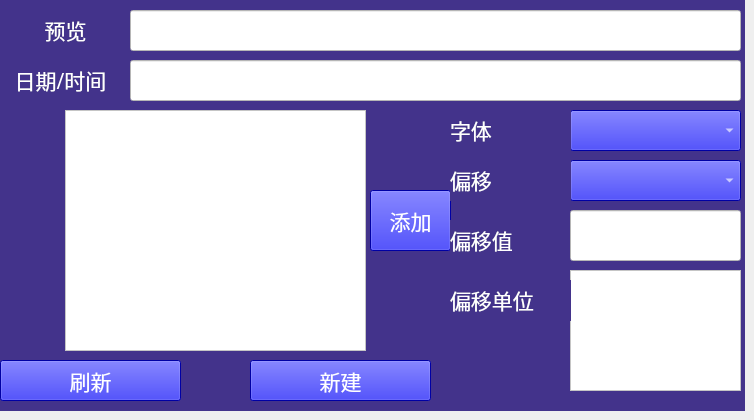
   <widget class="QWidget" name="timeTab">
    <attribute name="title">
     <string>时间</string>
    </attribute>
    <widget class="QListWidget" name="SkewUUnitlistWidget">
     <property name="geometry">
      <rect>
       <x>570</x>
       <y>270</y>
       <width>171</width>
       <height>121</height>
      </rect>
     </property>
     <property name="styleSheet">
      <string notr="true">background-color: rgb(255, 255, 255);</string>
     </property>
    </widget>
    <widget class="QLabel" name="fontTypeTimeLab_7">
     <property name="geometry">
      <rect>
       <x>0</x>
       <y>60</y>
       <width>121</width>
       <height>41</height>
      </rect>
     </property>
     <property name="minimumSize">
      <size>
       <width>101</width>
       <height>41</height>
      </size>
     </property>
     <property name="font">
      <font>
       <family>楷体</family>
       <pointsize>16</pointsize>
      </font>
     </property>
     <property name="styleSheet">
      <string notr="true">color: rgb(255, 255, 255);
background-color: rgb(67,51, 139);</string>
     </property>
     <property name="text">
      <string>&lt;html&gt;&lt;head/&gt;&lt;body&gt;&lt;p&gt;&lt;span style=&quot; color:#ffffff;&quot;&gt;日期/时间&lt;/span&gt;&lt;/p&gt;&lt;/body&gt;&lt;/html&gt;</string>
     </property>
     <property name="alignment">
      <set>Qt::AlignCenter</set>
     </property>
    </widget>
    <widget class="QLineEdit" name="DateTimeEdit">
     <property name="geometry">
      <rect>
       <x>130</x>
       <y>60</y>
       <width>611</width>
       <height>41</height>
      </rect>
     </property>
     <property name="font">
      <font>
       <family>楷体</family>
       <pointsize>16</pointsize>
      </font>
     </property>
     <property name="styleSheet">
      <string notr="true">background-color: rgb(255, 255, 255);</string>
     </property>
    </widget>
    <widget class="QPushButton" name="refreshTimeBut">
     <property name="geometry">
      <rect>
       <x>0</x>
       <y>360</y>
       <width>181</width>
       <height>41</height>
      </rect>
     </property>
     <property name="font">
      <font>
       <family>楷体</family>
       <pointsize>16</pointsize>
      </font>
     </property>
     <property name="styleSheet">
      <string notr="true">color: rgb(255, 255, 255);
background-color: rgb(0, 0, 230);</string>
     </property>
     <property name="text">
      <string>刷新</string>
     </property>
    </widget>
    <widget class="QComboBox" name="SkewComBox">
     <property name="geometry">
      <rect>
       <x>570</x>
       <y>160</y>
       <width>171</width>
       <height>41</height>
      </rect>
     </property>
     <property name="font">
      <font>
       <family>宋体</family>
       <pointsize>14</pointsize>
       <weight>75</weight>
       <bold>true</bold>
      </font>
     </property>
     <property name="styleSheet">
      <string notr="true">color: rgb(255, 255, 255);
background-color: rgb(0, 0, 230);</string>
     </property>
    </widget>
    <widget class="QLabel" name="fontTypeTimeLab_6">
     <property name="geometry">
      <rect>
       <x>10</x>
       <y>10</y>
       <width>111</width>
       <height>41</height>
      </rect>
     </property>
     <property name="minimumSize">
      <size>
       <width>101</width>
       <height>41</height>
      </size>
     </property>
     <property name="font">
      <font>
       <family>楷体</family>
       <pointsize>16</pointsize>
      </font>
     </property>
     <property name="styleSheet">
      <string notr="true">color: rgb(255, 255, 255);
background-color: rgb(67,51, 139);</string>
     </property>
     <property name="text">
      <string>&lt;html&gt;&lt;head/&gt;&lt;body&gt;&lt;p&gt;&lt;span style=&quot; color:#ffffff;&quot;&gt;预览&lt;/span&gt;&lt;/p&gt;&lt;/body&gt;&lt;/html&gt;</string>
     </property>
     <property name="alignment">
      <set>Qt::AlignCenter</set>
     </property>
    </widget>
    <widget class="QPushButton" name="addTimeBut">
     <property name="geometry">
      <rect>
       <x>370</x>
       <y>190</y>
       <width>81</width>
       <height>61</height>
      </rect>
     </property>
     <property name="font">
      <font>
       <family>楷体</family>
       <pointsize>16</pointsize>
      </font>
     </property>
     <property name="styleSheet">
      <string notr="true">color: rgb(255, 255, 255);
background-color: rgb(0, 0, 230);</string>
     </property>
     <property name="text">
      <string>添加</string>
     </property>
    </widget>
    <widget class="QLineEdit" name="PreviewEdit">
     <property name="geometry">
      <rect>
       <x>130</x>
       <y>10</y>
       <width>611</width>
       <height>41</height>
      </rect>
     </property>
     <property name="font">
      <font>
       <family>楷体</family>
       <pointsize>16</pointsize>
      </font>
     </property>
     <property name="autoFillBackground">
      <bool>false</bool>
     </property>
     <property name="styleSheet">
      <string notr="true">background-color: rgb(255, 255, 255);</string>
     </property>
    </widget>
    <widget class="QPushButton" name="newTimeBut">
     <property name="geometry">
      <rect>
       <x>250</x>
       <y>360</y>
       <width>181</width>
       <height>41</height>
      </rect>
     </property>
     <property name="font">
      <font>
       <family>楷体</family>
       <pointsize>16</pointsize>
      </font>
     </property>
     <property name="styleSheet">
      <string notr="true">color: rgb(255, 255, 255);
background-color: rgb(0, 0, 230);</string>
     </property>
     <property name="text">
      <string>新建</string>
     </property>
    </widget>
    <widget class="QComboBox" name="fontTypeTimeComBox">
     <property name="geometry">
      <rect>
       <x>570</x>
       <y>110</y>
       <width>171</width>
       <height>41</height>
      </rect>
     </property>
     <property name="font">
      <font>
       <family>宋体</family>
       <pointsize>14</pointsize>
       <weight>75</weight>
       <bold>true</bold>
      </font>
     </property>
     <property name="styleSheet">
      <string notr="true">color: rgb(255, 255, 255);
background-color: rgb(0, 0, 230);</string>
     </property>
    </widget>
    <widget class="QListWidget" name="FormatlistWidget">
     <property name="geometry">
      <rect>
       <x>65</x>
       <y>110</y>
       <width>301</width>
       <height>241</height>
      </rect>
     </property>
     <property name="styleSheet">
      <string notr="true">background-color: rgb(255, 255, 255);</string>
     </property>
    </widget>
    <widget class="QLabel" name="fontTypeTimeLab_5">
     <property name="geometry">
      <rect>
       <x>450</x>
       <y>280</y>
       <width>121</width>
       <height>41</height>
      </rect>
     </property>
     <property name="minimumSize">
      <size>
       <width>101</width>
       <height>41</height>
      </size>
     </property>
     <property name="font">
      <font>
       <family>楷体</family>
       <pointsize>16</pointsize>
      </font>
     </property>
     <property name="styleSheet">
      <string notr="true">color: rgb(255, 255, 255);
background-color: rgb(67,51, 139);</string>
     </property>
     <property name="text">
      <string>&lt;html&gt;&lt;head/&gt;&lt;body&gt;&lt;p&gt;&lt;span style=&quot; color:#ffffff;&quot;&gt;偏移单位&lt;/span&gt;&lt;/p&gt;&lt;/body&gt;&lt;/html&gt;</string>
     </property>
     <property name="alignment">
      <set>Qt::AlignLeading|Qt::AlignLeft|Qt::AlignVCenter</set>
     </property>
    </widget>
    <widget class="QLabel" name="fontTypeTimeLab_3">
     <property name="geometry">
      <rect>
       <x>450</x>
       <y>160</y>
       <width>121</width>
       <height>41</height>
      </rect>
     </property>
     <property name="minimumSize">
      <size>
       <width>101</width>
       <height>41</height>
      </size>
     </property>
     <property name="font">
      <font>
       <family>楷体</family>
       <pointsize>16</pointsize>
      </font>
     </property>
     <property name="styleSheet">
      <string notr="true">color: rgb(255, 255, 255);
background-color: rgb(67,51, 139);</string>
     </property>
     <property name="text">
      <string>&lt;html&gt;&lt;head/&gt;&lt;body&gt;&lt;p&gt;&lt;span style=&quot; color:#ffffff;&quot;&gt;偏移&lt;/span&gt;&lt;/p&gt;&lt;/body&gt;&lt;/html&gt;</string>
     </property>
     <property name="alignment">
      <set>Qt::AlignLeading|Qt::AlignLeft|Qt::AlignVCenter</set>
     </property>
    </widget>
    <widget class="QLabel" name="fontTypeTimeLab">
     <property name="geometry">
      <rect>
       <x>450</x>
       <y>110</y>
       <width>121</width>
       <height>41</height>
      </rect>
     </property>
     <property name="minimumSize">
      <size>
       <width>101</width>
       <height>41</height>
      </size>
     </property>
     <property name="font">
      <font>
       <family>楷体</family>
       <pointsize>16</pointsize>
      </font>
     </property>
     <property name="styleSheet">
      <string notr="true">color: rgb(255, 255, 255);
background-color: rgb(67,51, 139);</string>
     </property>
     <property name="text">
      <string>&lt;html&gt;&lt;head/&gt;&lt;body&gt;&lt;p&gt;&lt;span style=&quot; color:#ffffff;&quot;&gt;字体&lt;/span&gt;&lt;/p&gt;&lt;/body&gt;&lt;/html&gt;</string>
     </property>
     <property name="alignment">
      <set>Qt::AlignLeading|Qt::AlignLeft|Qt::AlignVCenter</set>
     </property>
    </widget>
    <widget class="QLabel" name="fontTypeTimeLab_4">
     <property name="geometry">
      <rect>
       <x>450</x>
       <y>220</y>
       <width>121</width>
       <height>41</height>
      </rect>
     </property>
     <property name="minimumSize">
      <size>
       <width>101</width>
       <height>41</height>
      </size>
     </property>
     <property name="font">
      <font>
       <family>楷体</family>
       <pointsize>16</pointsize>
      </font>
     </property>
     <property name="styleSheet">
      <string notr="true">color: rgb(255, 255, 255);
background-color: rgb(67,51, 139);</string>
     </property>
     <property name="text">
      <string>&lt;html&gt;&lt;head/&gt;&lt;body&gt;&lt;p&gt;&lt;span style=&quot; color:#ffffff;&quot;&gt;偏移值&lt;/span&gt;&lt;/p&gt;&lt;/body&gt;&lt;/html&gt;</string>
     </property>
     <property name="alignment">
      <set>Qt::AlignLeading|Qt::AlignLeft|Qt::AlignVCenter</set>
     </property>
    </widget>
    <widget class="lineedit_click" name="SkewSkewValueEdit">
     <property name="geometry">
      <rect>
       <x>570</x>
       <y>210</y>
       <width>171</width>
       <height>51</height>
      </rect>
     </property>
     <property name="font">
      <font>
       <family>楷体</family>
       <pointsize>16</pointsize>
      </font>
     </property>
     <property name="styleSheet">
      <string notr="true">background-color: rgb(255, 255, 255);</string>
     </property>
    </widget>
    <widget class="QLabel" name="timeBGlLbel">
     <property name="geometry">
      <rect>
       <x>0</x>
       <y>0</y>
       <width>745</width>
       <height>411</height>
      </rect>
     </property>
     <property name="styleSheet">
      <string notr="true">background-color: rgb(67,51, 139);</string>
     </property>
     <property name="text">
      <string/>
     </property>
    </widget>
    <zorder>timeBGlLbel</zorder>
    <zorder>SkewUUnitlistWidget</zorder>
    <zorder>fontTypeTimeLab_7</zorder>
    <zorder>DateTimeEdit</zorder>
    <zorder>refreshTimeBut</zorder>
    <zorder>SkewComBox</zorder>
    <zorder>fontTypeTimeLab_6</zorder>
    <zorder>addTimeBut</zorder>
    <zorder>PreviewEdit</zorder>
    <zorder>newTimeBut</zorder>
    <zorder>fontTypeTimeComBox</zorder>
    <zorder>FormatlistWidget</zorder>
    <zorder>fontTypeTimeLab_5</zorder>
    <zorder>fontTypeTimeLab_3</zorder>
    <zorder>fontTypeTimeLab</zorder>
    <zorder>fontTypeTimeLab_4</zorder>
    <zorder>SkewSkewValueEdit</zorder>
   </widget>
